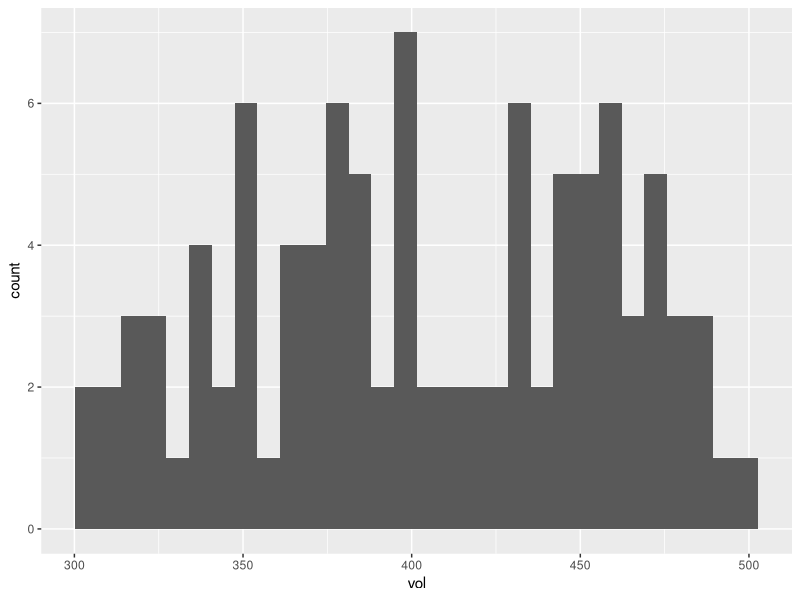
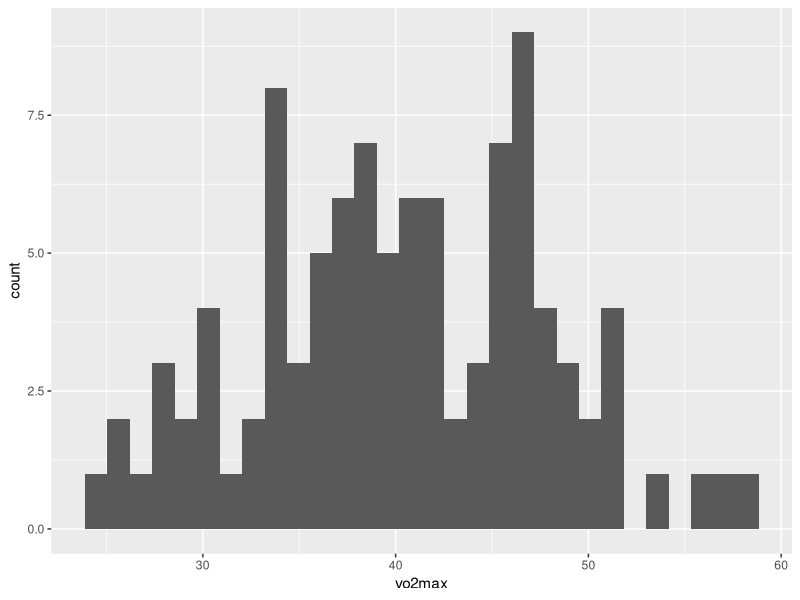
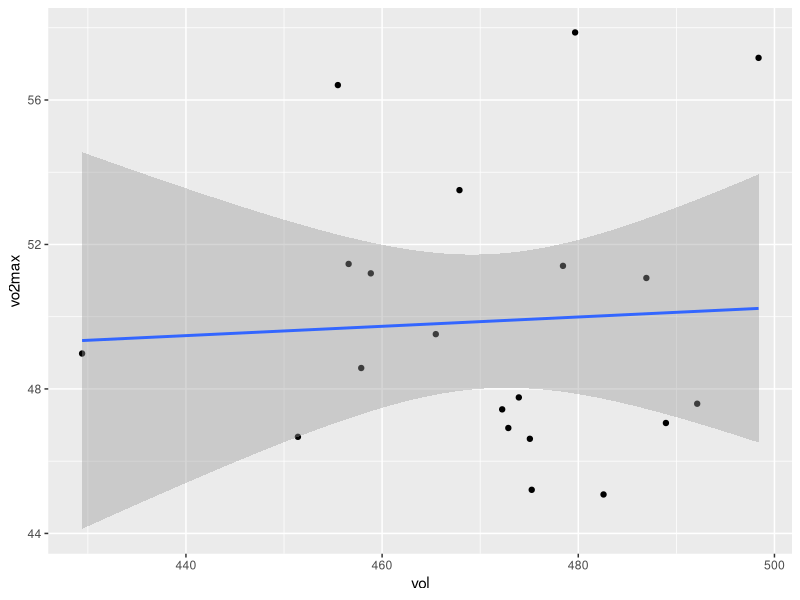
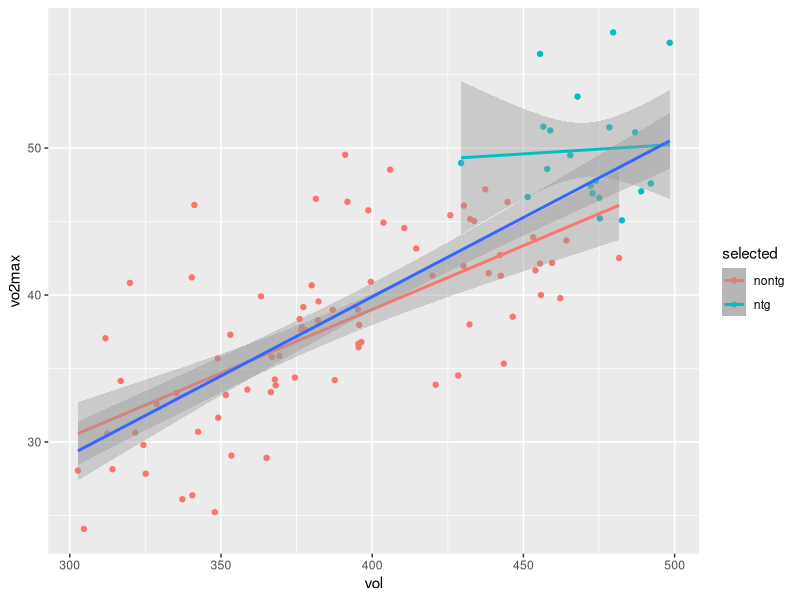
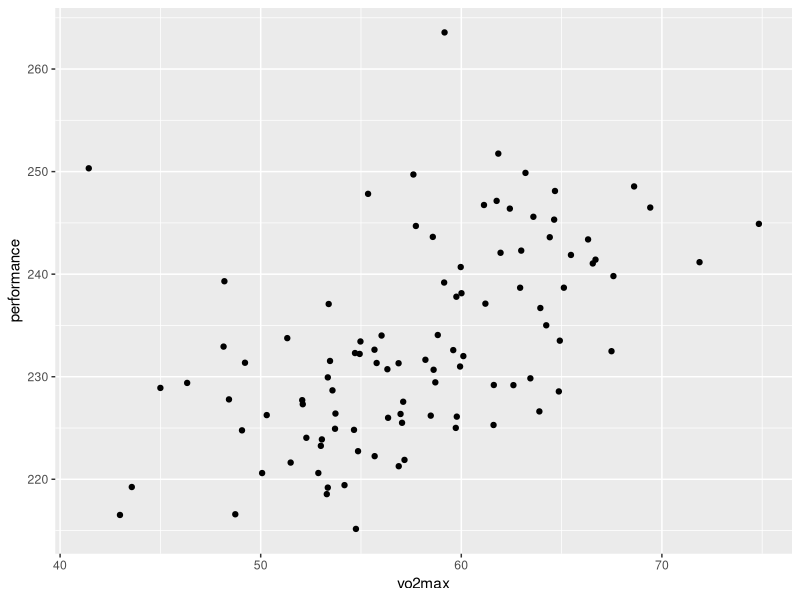

Write the R code that produced these figures, in order.
## ---- chunk 1





## ---- chunk 2

set.seed(1)
library(tidyverse)
## n in the population 
n <- 100 



## Training volume
vol <- runif(n, min = 300, max = 500)

## VO2max
vo2max <- rnorm(n, mean = 55, sd  = 5) + 0.1 * vol - 55

data.frame(vol) %>%
  ggplot(aes(vol)) + geom_histogram()


data.frame(vo2max) %>%
  ggplot(aes(vo2max)) + geom_histogram()


## Selection

score <- (vol/max(vol)) + (vo2max / max(vo2max))

cutoff <- quantile(score, 0.8)

dat <- data.frame(vol, vo2max, score) %>%
  mutate(selected = if_else(score >= cutoff, "ntg", "nontg")) %>%
  print()


dat %>%
  filter(selected == "ntg") %>%
  
  ggplot(aes(vol, vo2max)) + geom_point() + 
  geom_smooth(method = "lm")


dat %>%
  
  
  ggplot(aes(vol, vo2max, color = selected)) + geom_point() + 
  geom_smooth(method = "lm") + 
  geom_smooth(method = "lm", aes(color = NULL)) 
  



## ---- chunk 3

## 
n <- 100

G <- sample(c("c", "e"), n, replace = TRUE)

vo2max <- rnorm(n, mean = 55, sd = 5)

dat <- data.frame(G, vo2max) %>%
  rowwise() %>%
  mutate(vo2max = if_else(G == "e", 
                          vo2max * rnorm(1, 1.1, 0.05), 
                          vo2max)) %>%
  mutate(performance = if_else(G == "e", 
                               200 + 0.5 * vo2max + rnorm(1, 10, 5) + rnorm(1, 0, 5), 200 + 0.5 * vo2max + rnorm(1, 0, 5))) %>%
  
  
  print()
  

dat %>%
  ggplot(aes(vo2max, performance)) + geom_point()


m1 <- lm(performance ~ G, data = dat)
m2 <- lm(performance ~ G + vo2max, data = dat)
  
summary(m1)
summary(m2)
